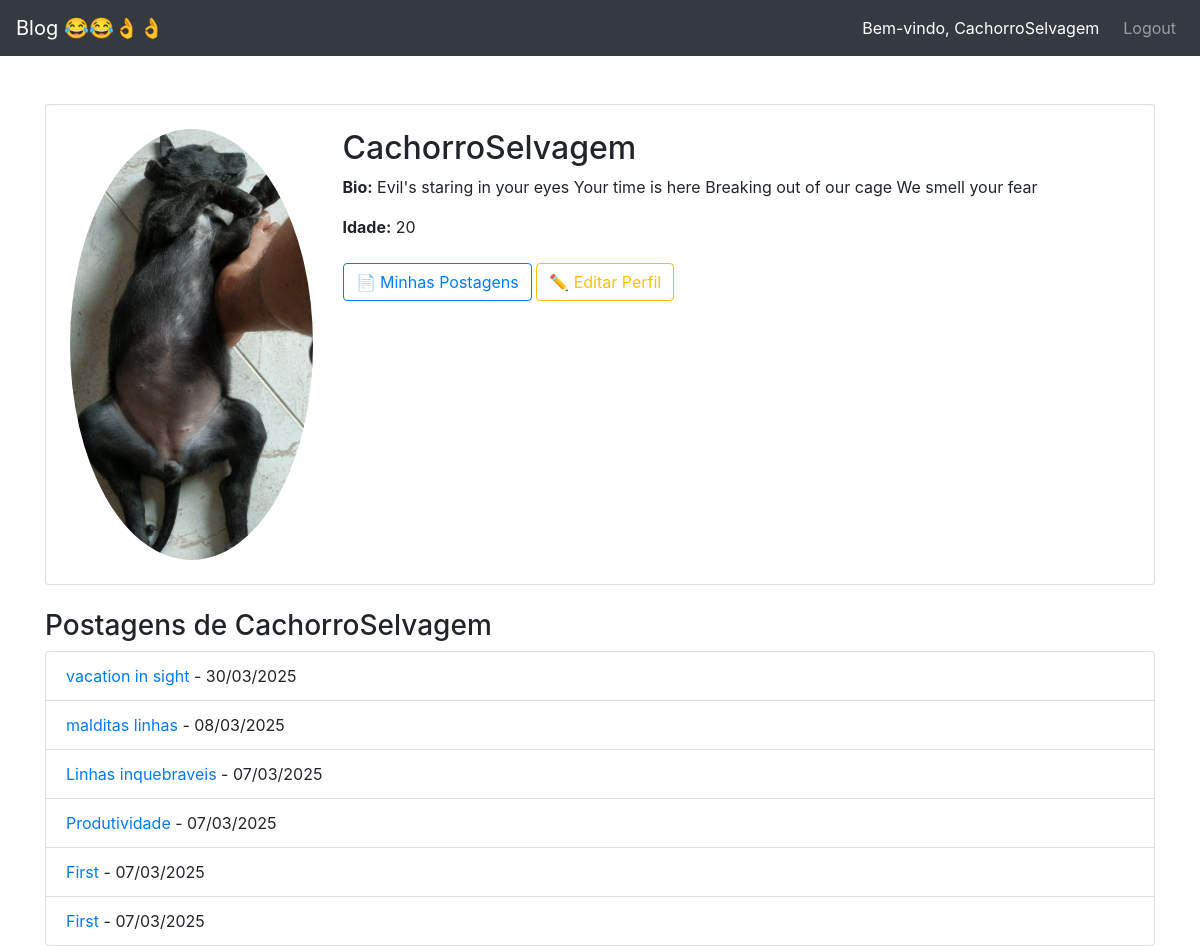
/accounts/profile/CachorroSelvagem/ (signed in), run on an earlier commit of the app's database.
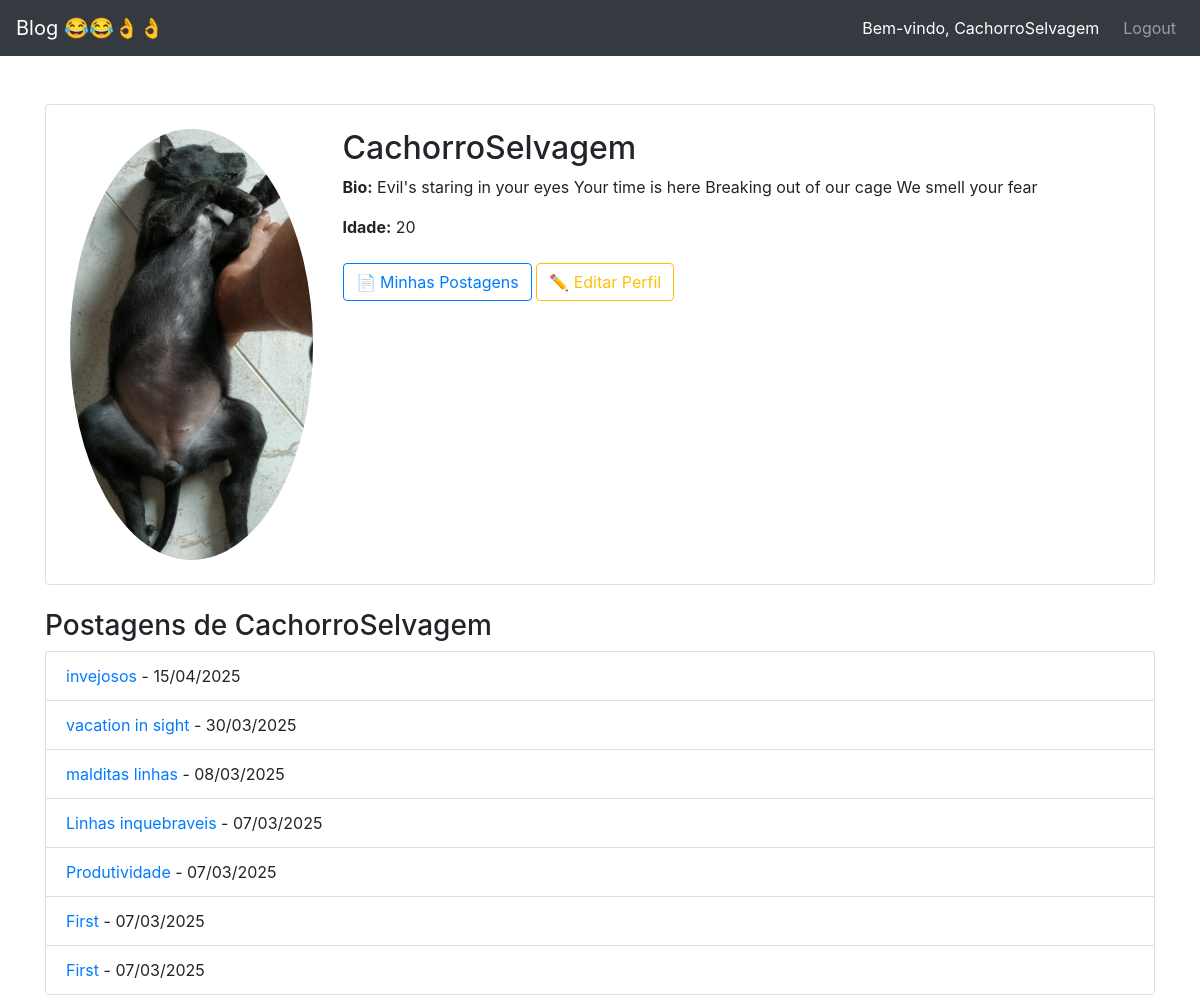
And on a later commit of the database.
### blog/models.py (models this page shows, shortened)
class Post(models.Model):
    class NewManager(models.Manager):
        def get_queryset(self):
            return super().get_queryset().filter(status='published')
    options = (
        ('draft', 'Draft'),
        ('published', 'Published'),
    )
    title = models.CharField(max_length=200)
    excerpt = models.TextField(null=True)
    slug = models.SlugField(max_length=255, unique=True, blank=True)
    publish = models.DateTimeField(default=timezone.now)
    author = models.ForeignKey(User, on_delete=models.CASCADE, related_name='blog_posts')
    content = models.TextField()
    status = models.CharField(max_length=10, choices=options, default='draft')
    objects = models.Manager()
    newmanager = NewManager()
    likes = models.ManyToManyField(User, related_name='post_likes', blank=True)
    dislikes = models.ManyToManyField(User, related_name='post_dislikes', blank=True)
    image = models.ImageField(upload_to='post_images/', blank=True, null=True)
    def get_absolute_url(self):
        return reverse('blog:post_single', args=[self.slug])
    class Meta:
        ordering = ('-publish',)

### accounts/views.py (the view)
# urls.py: path('profile/<str:username>/', accounts_views.profile, name='profile'),
@login_required
def profile(request, username):
    profile_user = get_object_or_404(User, username=username)
    posts = Post.objects.filter(author=profile_user, status="published")
    return render(request, "accounts/profile.html", {"profile_user": profile_user, "posts": posts})

### accounts/templates/accounts/profile.html (shortened to what this page needs)
{% extends "base.html" %}
{% block content %}
<div class="container mt-5">
    <div class="card p-4">
        <div class="row">
            <div class="col-md-3 text-center">
                {% if user.profile.profile_picture %}
    <img src="{{ user.profile.profile_picture.url }}" class="img-fluid rounded-circle" alt="Foto de perfil">
    {% else %}
        <img src="https://via.placeholder.com/150" class="img-fluid rounded-circle" alt="Sem foto">
    {% endif %}
            </div>
            <div class="col-md-9">
                <h2>{{ user.username }}</h2>
                {% if user.profile.bio %}
                    <p><strong>Bio:</strong> {{ user.profile.bio }}</p>
                {% endif %}
                {% if user.profile.age %}
                    <p><strong>Idade:</strong> {{ user.profile.age }}</p>
                {% endif %}
                {% if user == request.user %}
                    <a href="{% url 'blog:user_posts' %}" class="btn btn-outline-primary mt-2">📄 Minhas Postagens</a>
                    <a href="{% url 'accounts:edit_profile' %}" class="btn btn-outline-warning mt-2">✏️ Editar Perfil</a>
                {% endif %}
            </div>
        </div>
    </div>
    <h3 class="mt-4">Postagens de {{ user.username }}</h3>
    {% if posts %}
        <ul class="list-group">
            {% for post in posts %}
                <li class="list-group-item">
                    <a href="{{ post.get_absolute_url }}">{{ post.title }}</a> - {{ post.publish|date:"d/m/Y" }}
                </li>
            {% endfor %}
        </ul>
    {% else %}
        <p>Este usuário ainda não publicou nada.</p>
    {% endif %}
</div>
{% endblock %}

What changed in the data, as far as the page shows it:
added Post: title "invejosos", publish "15/04/2025"
